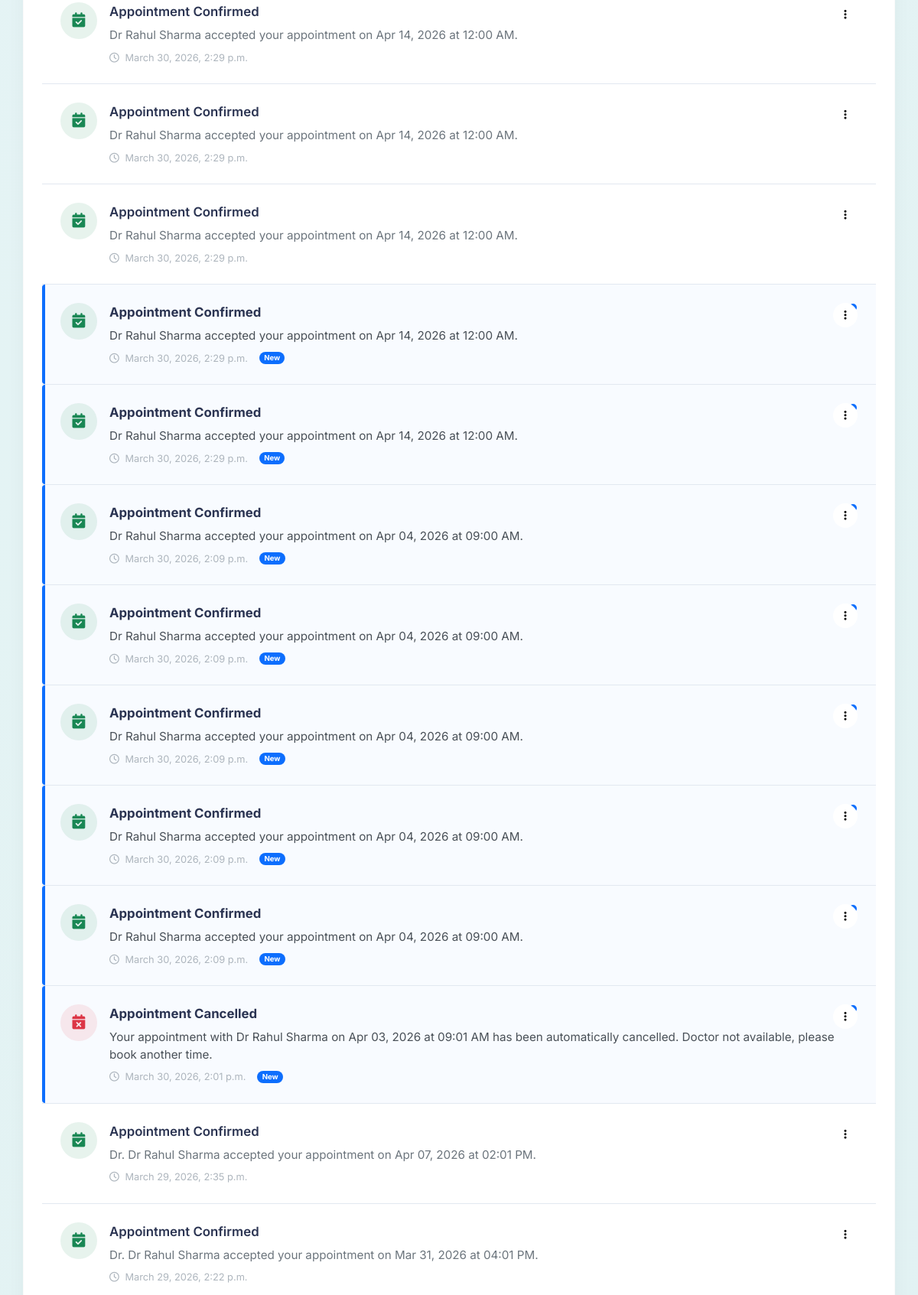
/patientMessages/ (signed in, middle part), run on an earlier commit of the app's database.
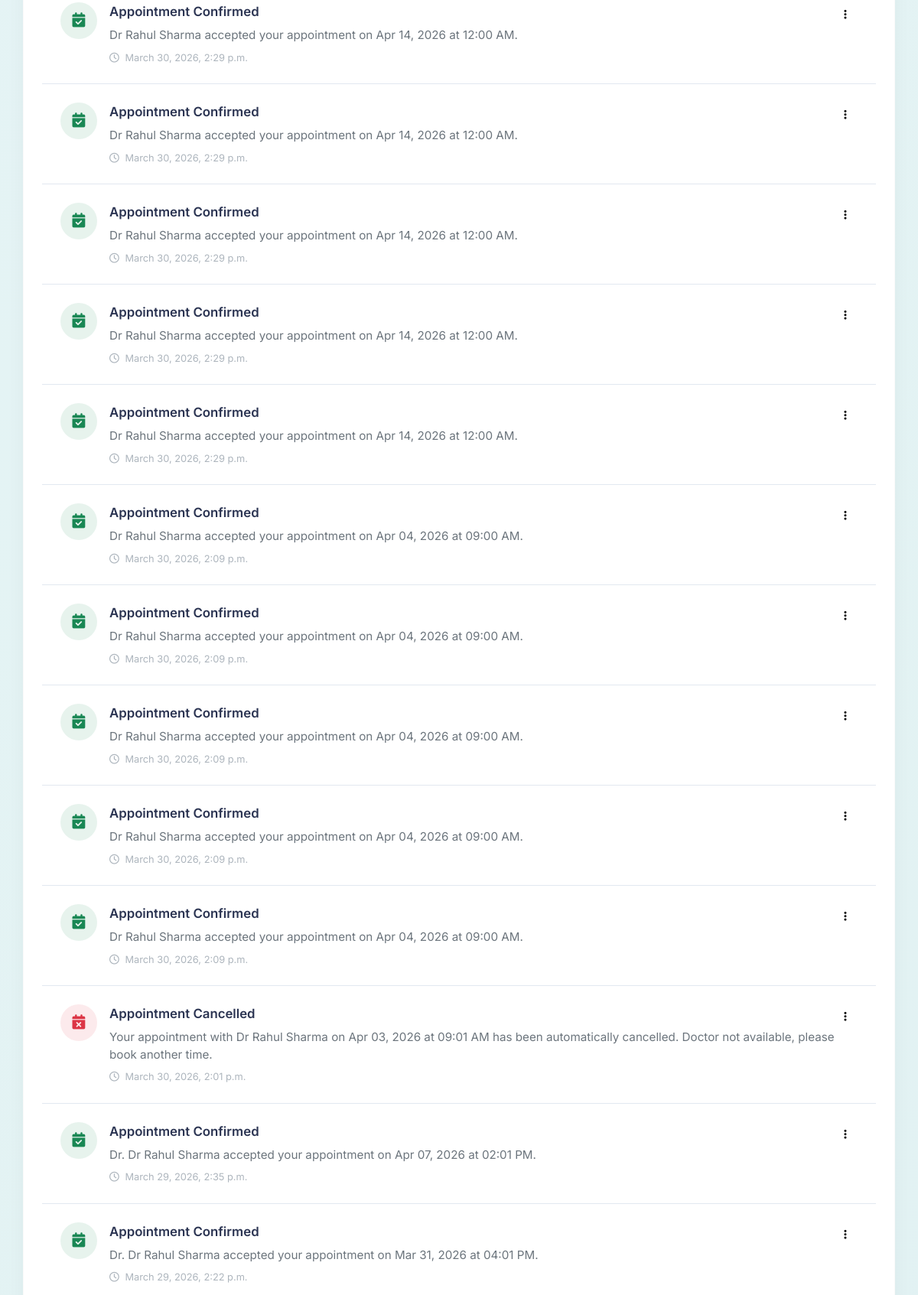
And on a later commit of the database.
### user/models.py (models this page shows, shortened)
class tblnotification(models.Model):
    notificationID=models.AutoField(primary_key=True)
    userID=models.ForeignKey(tblUser,on_delete=models.CASCADE)
    senderID=models.IntegerField(null=True, blank=True)
    message=models.TextField(max_length=500)
    createdDT=models.DateTimeField(auto_now_add=True)
    isRead=models.BooleanField(default=False)

### user/views.py (the view)
# urls.py: path('patientMessages/',views.patientMessages,name='patientMessages'),
def patientMessages(request):
    if 'user_id' not in request.session:
        return redirect('Login')
    user_id = request.session['user_id']
    notifications = tblnotification.objects.filter(userID=user_id).order_by('-createdDT')
    unread_count = notifications.filter(isRead=False).count()
    chats = tblchat.objects.filter(
        models.Q(senderID=user_id) | models.Q(receiverID=user_id)
    ).order_by('-createdDT')
    partner_ids = []
    for chat in chats:
        other_id = chat.senderID if chat.senderID != user_id else chat.receiverID
        if other_id not in partner_ids:
            partner_ids.append(other_id)
    partners_list = []
    for pid in partner_ids:
        p_user = tblUser.objects.filter(userID=pid).first()
        if p_user:
            last_msg = chats.filter(
                models.Q(senderID=pid, receiverID=user_id) |
                models.Q(senderID=user_id, receiverID=pid)
            ).first()
            partners_list.append({
                'user': p_user,
                'last_message': last_msg,
                'unread_count': chats.filter(senderID=pid, receiverID=user_id, isRead=False).count()
            })
    active_partner_id = request.GET.get('partner', '')
    data = {
        "user": tblUser.objects.filter(userID=user_id).first(),
        "notifications": notifications,
        "unread_count": unread_count,
        "partners": partners_list,
        "active_partner_id": active_partner_id,
    }
    return render(request, 'patient_messages_notifications.html', data)

### user/templates/patient_messages_notifications.html (shortened to what this page needs)
{% extends 'patient_base.html' %}
{% block content %}
  <div class="row g-4">
    <div class="col-lg-12">
      <div class="premium-card p-4">
        <div class="tab-content" id="notificationTabsContent">
          <div class="tab-pane fade show active" id="all" role="tabpanel">
            <div class="notification-list">
              {% for notif in notifications %}
              <div
                class="notification-item {% if not notif.isRead %}unread{% endif %}"
              >
                <div class="d-flex gap-3">
                  <div
                    class="notif-icon {% if 'message' in notif.message|lower %}message{% elif 'rejected' in notif.message|lower or 'cancelled' in notif.message|lower %}alert{% else %}success{% endif %}"
                  >
                    {% if 'message' in notif.message|lower %}
                    <i class="fa-solid fa-comment-medical"></i>
                    {% elif 'rejected' in notif.message|lower or 'cancelled' in notif.message|lower %}
                    <i class="fa-solid fa-calendar-xmark"></i>
                    {% else %}
                    <i class="fa-solid fa-calendar-check"></i>
                    {% endif %}
                  </div>
                  <div class="flex-grow-1">
                    <div
                      class="d-flex justify-content-between align-items-start"
                    >
                      <div class="notif-title">
                        {% if 'message' in notif.message|lower %}Message Alert
                        {% elif 'rejected' in notif.message|lower or 'cancelled' in notif.message|lower %}Appointment Cancelled
                        {% else %}Appointment Confirmed{% endif %}
                      </div>
                      <div class="dropdown">
                        <button
                          class="btn btn-sm btn-icon-only text-muted"
                          type="button"
                          data-bs-toggle="dropdown"
                        >
                          <i class="fa-solid fa-ellipsis-vertical"></i>
                        </button>
                      </div>
                    </div>
                    <div class="notif-desc">{{ notif.message }}</div>
                    <div class="notif-meta mt-2">
                      <span><i class="fa-regular fa-clock me-1"></i> {{ notif.createdDT }}</span>
                      {% if not notif.isRead %}
                      <span class="badge bg-primary rounded-pill">New</span>
                      {% endif %}
                    </div>
                  </div>
                </div>
              </div>
              {% endfor %}
            </div>
          </div>
        </div>
      </div>
    </div>
  </div>
{% endblock %}

### user/templates/patient_base.html (shortened to what this page needs)
{% load static %}
<!doctype html>
<html lang="en">
  <head>
    <link href="{% static 'css/carespot-theme.css' %}" rel="stylesheet" />
    <link
      href="https://cdn.jsdelivr.net/npm/bootstrap@5.3.0/dist/css/bootstrap.min.css"
      rel="stylesheet"
    />
    <link
      href="https://cdnjs.cloudflare.com/ajax/libs/font-awesome/6.5.1/css/all.min.css"
      rel="stylesheet"
    />
  </head>
  <body>
    <main class="main-content">
      {% block content %} {% endblock %}
    </main>
  </body>
</html>

### user/static/css/carespot-theme.css (style rules this page uses)
:root { --primary-color: #0F6DB6; --primary-dark: #0A5FA1; --secondary-color: #23B6B3; --accent-color: #3ED1C8; --background-color: #F4FAFB; --card-color: #FFFFFF; --text-color: #1E2A38; }
body { background-color: var(--background-color) !important; color: var(--text-color) !important; }
.btn-primary, .btn-secondary, .btn-success, .btn-info, .button, .btn { background-color: #0F6DB6 !important; border-color: #0F6DB6 !important; color: #ffffff !important; }
.main-content, .dashboard-content-container, .dashboard-content-inner { background-color: rgba(35, 182, 179, 0.05) !important; }

### user/templates/patient_messages_notifications.html (style rules this page uses)
:root { --primary-color: #0d6efd; --secondary-color: #198754; --bg-light: #f4f7f6; --text-primary: #2b3452; --text-muted: #6c757d; --border-color: #e2e8f0; --sidebar-width: 260px; --warning-color: #ffc107; --danger-color: #dc3545; --info-color: #0dcaf0; }
.main-content { padding: 85px 30px 30px; min-height: 100vh; }
.premium-card { background: #fff; border-radius: 16px; box-shadow: 0 4px 24px rgba(0, 0, 0, 0.04); border: 1px solid rgba(0, 0, 0, 0.02); transition: transform 0.2s ease, box-shadow 0.2s ease; }
.notification-item { padding: 1.5rem; border-bottom: 1px solid var(--border-color); transition: all 0.2s; position: relative; }
.notif-icon { width: 48px; height: 48px; border-radius: 50%; display: flex; align-items: center; justify-content: center; font-size: 1.2rem; flex-shrink: 0; }
.notif-icon.success { background: rgba(25, 135, 84, 0.1); color: var(--secondary-color); }
.notif-icon.alert { background: rgba(220, 53, 69, 0.1); color: var(--danger-color); }
.notif-title { font-weight: 600; color: var(--text-primary); font-size: 1.05rem; margin-bottom: 0.25rem; }
.notif-desc { color: var(--text-muted); font-size: 0.95rem; margin-bottom: 0.5rem; }
.notif-meta { font-size: 0.8rem; color: #adb5bd; display: flex; align-items: center; gap: 15px; }
.btn-icon-only { width: 32px; height: 32px; border-radius: 50%; display: flex; align-items: center; justify-content: center; border: none; background: white !important; color: black !important; transition: none; cursor: pointer; }

What changed in the data, as far as the page shows it:
changed tblnotification (number 4 of 13 on the later page): no longer shows "New"
changed tblnotification (number 5 of 13 on the later page): no longer shows "New"
changed tblnotification (number 6 of 13 on the later page): no longer shows "New"
changed tblnotification (number 7 of 13 on the later page): no longer shows "New"
changed tblnotification (number 8 of 13 on the later page): no longer shows "New"
changed tblnotification (number 9 of 13 on the later page): no longer shows "New"
changed tblnotification (number 10 of 13 on the later page): no longer shows "New"
changed tblnotification "March 30, 2026, 2:01 p.m.": no longer shows "New"
